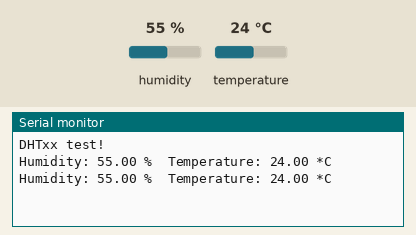
The sketch below on a simulated ESP8266 (NodeMCU). Parts: the last lines printed to the serial monitor. The test bench sets the inputs (shaded band); at power-on: humidity 55 %, temperature 24 °C.

Above: at 4.8 s.
4.9 s: humidity set to 22 %
At 6.5 s:
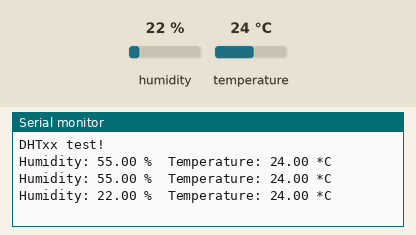
7.9 s: temperature set to 12 °C
At 8.4 s:
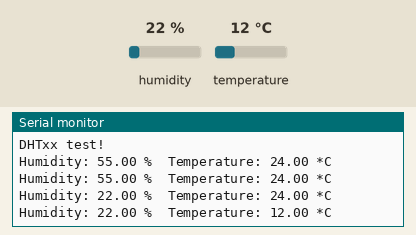
10.9 s: humidity set to 40 %
At 13.5 s:
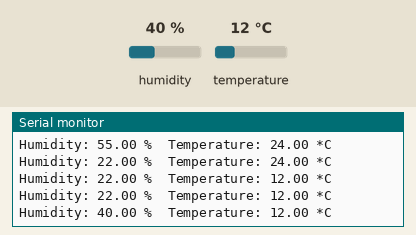
Timing chart, 0 to 15.0 s (numbered marks = the images above; inputs shaded):
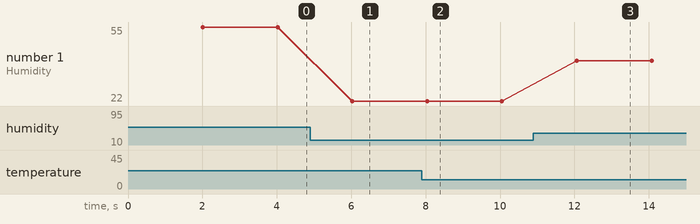

Measured:
- after the input at 4.9 s, the serial monitor: prints a new line after 1.1 s (image 1)
- after the input at 7.9 s, the serial monitor: prints a new line after 0.14 s (image 2)
- after the input at 10.9 s, the serial monitor: prints a new line after 1.2 s (image 3)
- plotted number 1: 55 → 22 after the input at 4.9 s, 22 → 40 after the input at 10.9 s

The sketch:

DHT22.ino
```cpp
#include <Wire.h>
#include <ESP8266WiFi.h>                                                  //Librería necesaria para usar ESP con IDE Arduino.

#include "DHTesp.h"


DHTesp dht;                                                               //Iniciamos el sensor DHT

int dhtPin = D6;

void setup() {

   Serial.begin(115200);
   Serial.println("DHTxx test!");
dht.setup(dhtPin, DHTesp::DHT22);

}

void loop() {
  delay(dht.getMinimumSamplingPeriod());

  float Humedad = dht.getHumidity();
  float Temperatura = dht.getTemperature();

   Serial.print("Humidity: ");
   Serial.print(Humedad);
   Serial.print(" %\t");
   Serial.print("Temperature: ");
   Serial.print(Temperatura);
   Serial.println(" *C ");
}
```
